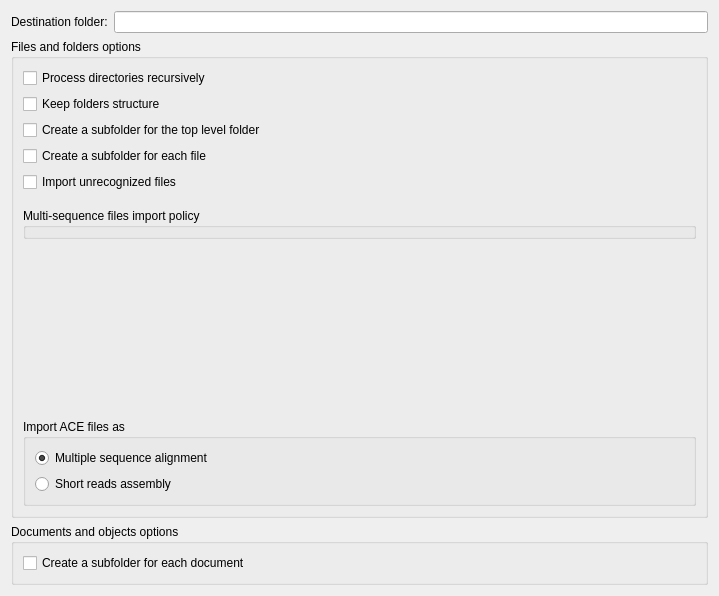
<?xml version="1.0" encoding="UTF-8"?>
<ui version="4.0">
 <class>ImportOptionsWidget</class>
 <widget class="QWidget" name="ImportOptionsWidget">
  <property name="geometry">
   <rect>
    <x>0</x>
    <y>0</y>
    <width>719</width>
    <height>596</height>
   </rect>
  </property>
  <property name="windowTitle">
   <string>Import to the Database Options</string>
  </property>
  <layout class="QGridLayout" name="gridLayout">
   <item row="0" column="0">
    <layout class="QHBoxLayout" name="horizontalLayout">
     <item>
      <widget class="QLabel" name="lblBaseFolder">
       <property name="text">
        <string>Destination folder:</string>
       </property>
      </widget>
     </item>
     <item>
      <widget class="QLineEdit" name="leBaseFolder"/>
     </item>
    </layout>
   </item>
   <item row="1" column="0">
    <widget class="QGroupBox" name="gbFilesAndFolders">
     <property name="title">
      <string>Files and folders options</string>
     </property>
     <layout class="QVBoxLayout" name="verticalLayout_2">
      <item>
       <widget class="QCheckBox" name="cbRecursively">
        <property name="text">
         <string>Process directories recursively</string>
        </property>
       </widget>
      </item>
      <item>
       <widget class="QCheckBox" name="cbKeepStructure">
        <property name="text">
         <string>Keep folders structure</string>
        </property>
       </widget>
      </item>
      <item>
       <widget class="QCheckBox" name="cbCreateSubfoldersForTopLevelFolder">
        <property name="text">
         <string>Create a subfolder for the top level folder</string>
        </property>
       </widget>
      </item>
      <item>
       <widget class="QCheckBox" name="cbCreateSubfoldersForFiles">
        <property name="text">
         <string>Create a subfolder for each file</string>
        </property>
       </widget>
      </item>
      <item>
       <widget class="QCheckBox" name="cbImportUnrecognized">
        <property name="text">
         <string>Import unrecognized files</string>
        </property>
       </widget>
      </item>
      <item>
       <spacer name="verticalSpacer">
        <property name="orientation">
         <enum>Qt::Vertical</enum>
        </property>
        <property name="sizeType">
         <enum>QSizePolicy::Fixed</enum>
        </property>
        <property name="sizeHint" stdset="0">
         <size>
          <width>20</width>
          <height>10</height>
         </size>
        </property>
       </spacer>
      </item>
      <item>
       <widget class="QGroupBox" name="gbMultiSequencePolicy">
        <property name="title">
         <string>Multi-sequence files import policy</string>
        </property>
        <widget class="QRadioButton" name="rbSeparate">
         <property name="geometry">
          <rect>
           <x>12</x>
           <y>32</y>
           <width>228</width>
           <height>23</height>
          </rect>
         </property>
         <property name="text">
          <string>Import as separate sequences</string>
         </property>
         <property name="checked">
          <bool>true</bool>
         </property>
        </widget>
        <widget class="QRadioButton" name="rbMerge">
         <property name="geometry">
          <rect>
           <x>12</x>
           <y>61</y>
           <width>223</width>
           <height>23</height>
          </rect>
         </property>
         <property name="text">
          <string>Merge into a single sequence</string>
         </property>
        </widget>
        <widget class="QRadioButton" name="rbMalignment">
         <property name="geometry">
          <rect>
           <x>12</x>
           <y>124</y>
           <width>157</width>
           <height>23</height>
          </rect>
         </property>
         <property name="text">
          <string>Join into alignment</string>
         </property>
        </widget>
        <widget class="QWidget" name="layoutWidget">
         <property name="geometry">
          <rect>
           <x>10</x>
           <y>90</y>
           <width>659</width>
           <height>28</height>
          </rect>
         </property>
         <layout class="QHBoxLayout" name="horizontalLayout_2">
          <item>
           <widget class="QLabel" name="label">
            <property name="text">
             <string>Number of unknown symbols (N - for nucleic or X - for amino) between parts:</string>
            </property>
           </widget>
          </item>
          <item>
           <widget class="QSpinBox" name="sbMerge">
            <property name="enabled">
             <bool>false</bool>
            </property>
            <property name="suffix">
             <string> bases</string>
            </property>
            <property name="maximum">
             <number>1000000</number>
            </property>
            <property name="value">
             <number>10</number>
            </property>
           </widget>
          </item>
         </layout>
        </widget>
        <zorder>layoutWidget</zorder>
        <zorder>rbSeparate</zorder>
        <zorder>rbMerge</zorder>
        <zorder>rbMalignment</zorder>
       </widget>
      </item>
      <item>
       <spacer name="verticalSpacer_2">
        <property name="orientation">
         <enum>Qt::Vertical</enum>
        </property>
        <property name="sizeHint" stdset="0">
         <size>
          <width>20</width>
          <height>10</height>
         </size>
        </property>
       </spacer>
      </item>
      <item>
       <widget class="QGroupBox" name="gbAcePolicy">
        <property name="title">
         <string>Import ACE files as</string>
        </property>
        <layout class="QVBoxLayout" name="verticalLayout_5">
         <item>
          <widget class="QRadioButton" name="rbAceAsMalignment">
           <property name="text">
            <string>Multiple sequence alignment</string>
           </property>
           <property name="checked">
            <bool>true</bool>
           </property>
           <attribute name="buttonGroup">
            <string notr="true">buttonGroup</string>
           </attribute>
          </widget>
         </item>
         <item>
          <widget class="QRadioButton" name="rbAceAsAssembly">
           <property name="text">
            <string>Short reads assembly</string>
           </property>
           <attribute name="buttonGroup">
            <string notr="true">buttonGroup</string>
           </attribute>
          </widget>
         </item>
        </layout>
       </widget>
      </item>
     </layout>
    </widget>
   </item>
   <item row="2" column="0">
    <widget class="QGroupBox" name="gbDocsAndObjects">
     <property name="title">
      <string>Documents and objects options</string>
     </property>
     <layout class="QVBoxLayout" name="verticalLayout_3">
      <item>
       <widget class="QCheckBox" name="cbCreateSubfoldersforDocs">
        <property name="text">
         <string>Create a subfolder for each document</string>
        </property>
       </widget>
      </item>
     </layout>
    </widget>
   </item>
  </layout>
 </widget>
 <resources/>
 <connections>
  <connection>
   <sender>rbMerge</sender>
   <signal>toggled(bool)</signal>
   <receiver>sbMerge</receiver>
   <slot>setEnabled(bool)</slot>
   <hints>
    <hint type="sourcelabel">
     <x>110</x>
     <y>203</y>
    </hint>
    <hint type="destinationlabel">
     <x>414</x>
     <y>235</y>
    </hint>
   </hints>
  </connection>
 </connections>
 <buttongroups>
  <buttongroup name="buttonGroup"/>
 </buttongroups>
</ui>
